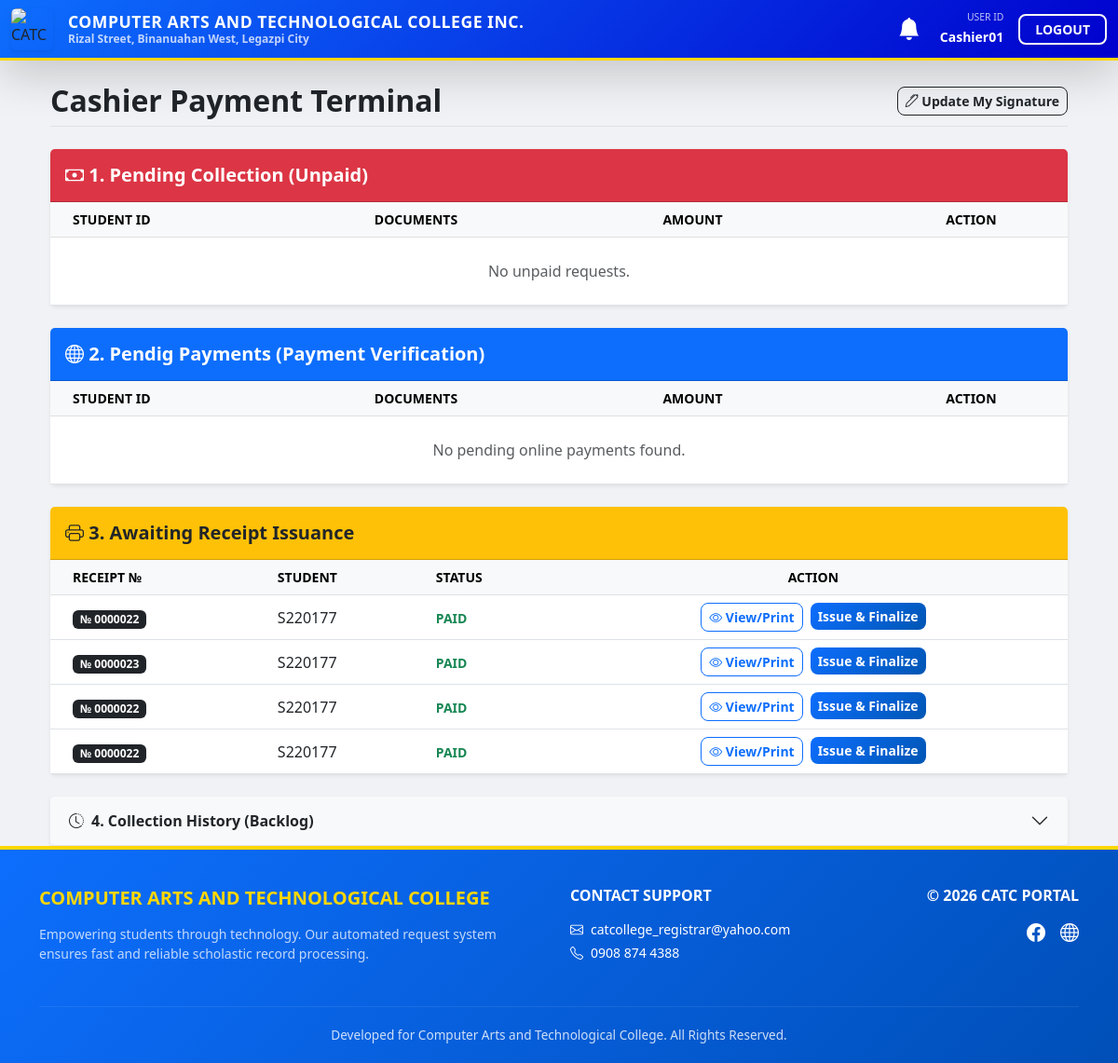
The page /api/cashier/terminal/ (signed in) on the database as committed earlier.
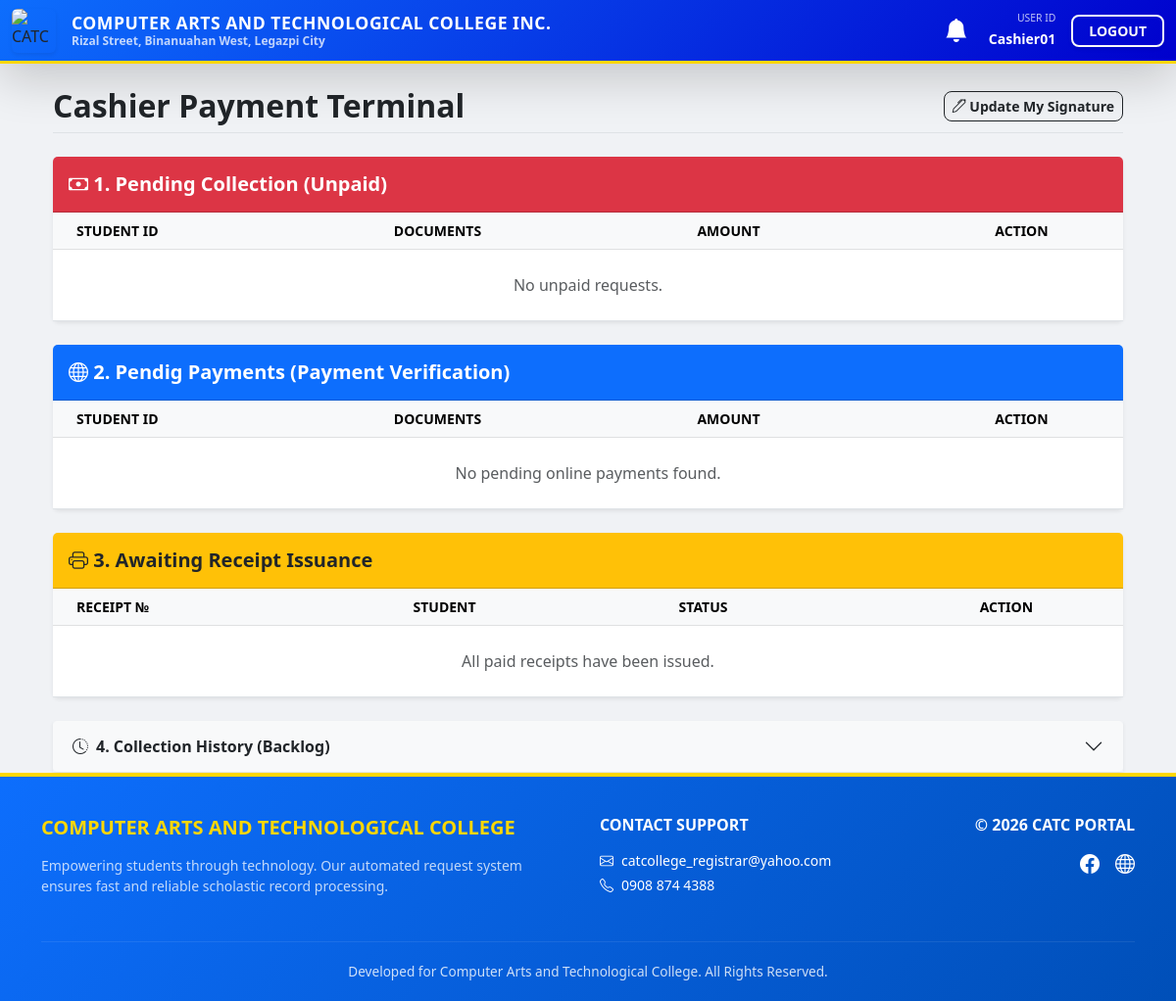
The same page on the database as committed later.
### requests_app/models.py (models this page shows, shortened)
class DocumentRequest(models.Model):
    STATUS_CHOICES = [
        ('PENDING', 'Pending Review'),
        ('REJECTED', 'Rejected'),
        ('PAYMENT_REQUIRED', 'Awaiting Payment'),
        ('PAID', 'Paid - To be Processed'),
        ('PROCESSING', 'Processing Document'),
        ('READY', 'Ready for Pickup / Shipping'),
        ('COMPLETED', 'Claimed/Finished'),
    ]
    DELIVERY_CHOICES = [
        ('PICKUP', 'In-person Pickup'),
        ('LBC', 'LBC Delivery'),
    ]
    LBC_TYPE_CHOICES = [
        ('RIDER', 'Rider Delivery (Home)'),
        ('BRANCH', 'Branch Pick Up'),
    ]
    lbc_type = models.CharField(max_length=10, choices=LBC_TYPE_CHOICES, default='RIDER', null=True, blank=True)
    lbc_branch_name = models.CharField(max_length=255, blank=True, null=True)
    student = models.ForeignKey(User, on_delete=models.CASCADE, related_name='requests')
    document_type = models.ForeignKey(DocumentType, on_delete=models.CASCADE)
    reason = models.TextField()
    status = models.CharField(max_length=20, choices=STATUS_CHOICES, default='PENDING')
    batch_id = models.CharField(max_length=100, blank=True, null=True)
    delivery_method = models.CharField(max_length=10, choices=DELIVERY_CHOICES, default='PICKUP')
    is_deleted = models.BooleanField(default=False)
    receipt_number = models.CharField(max_length=10, blank=True, null=True)
    payment_reference = models.CharField(max_length=100, blank=True, null=True)
    created_at = models.DateTimeField(auto_now_add=True)
    generated_content = models.TextField(null=True, blank=True)
    tracking_number = models.CharField(max_length=100, blank=True, null=True)
    shipping_first_name = models.CharField(max_length=100, blank=True, null=True)
    shipping_last_name = models.CharField(max_length=100, blank=True, null=True)
    shipping_phone = models.CharField(max_length=15, blank=True, null=True)
    shipping_floor = models.CharField(max_length=100, blank=True, null=True)
    shipping_street = models.CharField(max_length=255, blank=True, null=True)
    shipping_province = models.CharField(max_length=100, blank=True, null=True)
    shipping_city = models.CharField(max_length=100, blank=True, null=True)
    shipping_barangay = models.CharField(max_length=100, blank=True, null=True)
    shipping_zip = models.CharField(max_length=10, blank=True, null=True)
    shipping_landmark = models.CharField(max_length=255, blank=True, null=True)

### requests_app/decorators.py (the view, shortened to what this page needs)
        def wrap(request, *args, **kwargs):
            if not request.user.is_authenticated:
                return redirect('login')
            user_groups = request.user.groups.values_list('name', flat=True)
            if any(role in user_groups for role in allowed_roles) or request.user.is_superuser:
                return view_func(request, *args, **kwargs)

### requests_app/views.py (called while the page is built, shortened)
@role_required(allowed_roles=['Cashier'])
def cashier_dashboard(request):
    unpaid = DocumentRequest.objects.filter(is_deleted=False, status='PAYMENT_REQUIRED').order_by('-created_at')
    online_pending = DocumentRequest.objects.filter(is_deleted=False, status='PENDING_CASHIER_APPROVAL').order_by('-created_at')
    awaiting = DocumentRequest.objects.filter(is_deleted=False, status='PAID').order_by('-created_at')
    history = DocumentRequest.objects.filter(is_deleted=False, status__in=['PROCESSING', 'READY', 'COMPLETED']).order_by('-created_at')
    return render(request, 'cashier_dashboard.html', {
        'requests': unpaid,
        'online_requests': online_pending, # Add this
        'awaiting_issuance': awaiting,
        'history': history
    })

### requests_app/templates/cashier_dashboard.html (shortened to what the changed rows need)
{% extends 'base.html' %}
{% block content %}
<div class="container-fluid mt-4">
    <div class="d-flex justify-content-between align-items-center border-bottom pb-2 mb-4">
        <h2 class="fw-bold m-0">Cashier Payment Terminal</h2>
    </div>
    <div class="card shadow-sm border-0 mb-4">
        <div class="card-body p-0">
            <table class="table table-hover align-middle mb-0">
                <thead class="table-light small text-uppercase">
                    <tr>
                        <th class="ps-4">Student ID</th>
                        <th>Documents</th>
                        <th>Amount</th>
                        <th class="text-center">Action</th>
                    </tr>
                </thead>
            </table>
        </div>
    </div>
<div class="card shadow-sm border-0 mb-4">
    <div class="card-body p-0">
        <table class="table table-hover align-middle mb-0">
            <thead class="table-light small text-uppercase">
                <tr>
                    <th class="ps-4">Student ID</th>
                    <th>Documents</th>
                    <th>Amount</th>
                    <th class="text-center">Action</th>
                </tr>
            </thead>
        </table>
    </div>
</div>
    <div class="card shadow-sm border-0 mb-4">
        <div class="card-body p-0">
            <table class="table table-hover align-middle mb-0">
                <thead class="table-light small text-uppercase">
                    <tr>
                        <th class="ps-4">Receipt №</th>
                        <th>Student</th>
                        <th>Status</th>
                        <th class="text-center">Action</th>
                    </tr>
                </thead>
                <tbody>
                    {% for r in awaiting_issuance %}
                    <tr>
                        <td class="ps-4"><span class="badge bg-dark">№ {{ r.receipt_number }}</span></td>
                        <td>{{ r.student.username }}</td>
                        <td><span class="text-success fw-bold small">PAID</span></td>
                        <td class="text-center">
                            <div class="d-flex justify-content-center gap-2">
                                <a href="{% url 'generate_receipt' r.id %}" target="_blank" class="btn btn-outline-primary btn-sm">
                                    <i class="bi bi-eye"></i> View/Print
                                </a>
                                <form method="POST">
                                    <button name="action" value="issue_receipt" class="btn btn-primary btn-sm">
                                        Issue & Finalize
                                    </button>
                                </form>
                            </div>
                        </td>
                    </tr>
                    {% empty %}
                    <tr><td colspan="4" class="text-center py-4 text-muted">All paid receipts have been issued.</td></tr>
                    {% endfor %}
                </tbody>
            </table>
        </div>
    </div>
    <div class="accordion shadow-sm" id="historyAcc">
        <div class="accordion-item border-0">
            <h2 class="accordion-header">
                <button class="accordion-button collapsed bg-light fw-bold" type="button" data-bs-toggle="collapse" data-bs-target="#collapseHistory">
                    <i class="bi bi-clock-history me-2"></i> 4. Collection History (Backlog)
                </button>
            </h2>
        </div>
    </div>
</div>
{% endblock %}

Rows that differ between the two databases and show on the page:
no longer on this page (row edited): DocumentRequest: receipt_number "0000022", student.username "S220177"
removed DocumentRequest: receipt_number "0000023", student.username "S220177"
removed DocumentRequest: receipt_number "0000022", student.username "S220177"
removed DocumentRequest: receipt_number "0000022", student.username "S220177"
Other text that changed with them:
text now shown: "All paid receipts have been issued."
